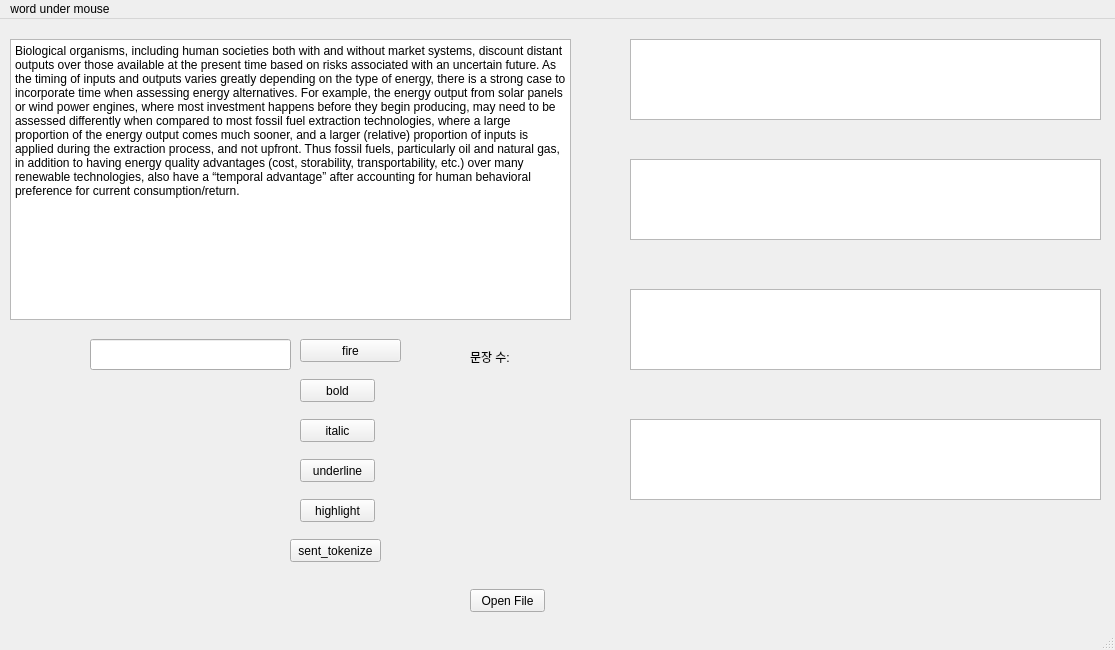
<?xml version="1.0" encoding="UTF-8"?>
<ui version="4.0">
 <class>MainWindow</class>
 <widget class="QMainWindow" name="MainWindow">
  <property name="geometry">
   <rect>
    <x>0</x>
    <y>0</y>
    <width>1115</width>
    <height>650</height>
   </rect>
  </property>
  <property name="windowTitle">
   <string>MainWindow</string>
  </property>
  <widget class="QWidget" name="centralwidget">
   <widget class="QTextEdit" name="inputText">
    <property name="geometry">
     <rect>
      <x>10</x>
      <y>20</y>
      <width>561</width>
      <height>281</height>
     </rect>
    </property>
    <property name="html">
     <string>&lt;!DOCTYPE HTML PUBLIC &quot;-//W3C//DTD HTML 4.0//EN&quot; &quot;http://www.w3.org/TR/REC-html40/strict.dtd&quot;&gt;
&lt;html&gt;&lt;head&gt;&lt;meta name=&quot;qrichtext&quot; content=&quot;1&quot; /&gt;&lt;style type=&quot;text/css&quot;&gt;
p, li { white-space: pre-wrap; }
&lt;/style&gt;&lt;/head&gt;&lt;body style=&quot; font-family:'Gulim'; font-size:9pt; font-weight:400; font-style:normal;&quot;&gt;
&lt;p style=&quot; margin-top:0px; margin-bottom:0px; margin-left:0px; margin-right:0px; -qt-block-indent:0; text-indent:0px;&quot;&gt;Biological organisms, including human societies both with and without market systems, discount distant outputs over those available at the present time based on risks associated with an uncertain future. As the timing of inputs and outputs varies greatly depending on the type of energy, there is a strong case to incorporate time when assessing energy alternatives. For example, the energy output from solar panels or wind power engines, where most investment happens before they begin producing, may need to be assessed differently when compared to most fossil fuel extraction technologies, where a large proportion of the energy output comes much sooner, and a larger (relative) proportion of inputs is applied during the extraction process, and not upfront. Thus fossil fuels, particularly oil and natural gas, in addition to having energy quality advantages (cost, storability, transportability, etc.) over many renewable technologies, also have a “temporal advantage” after accounting for human behavioral preference for current consumption/return.&lt;/p&gt;&lt;/body&gt;&lt;/html&gt;</string>
    </property>
   </widget>
   <widget class="QLineEdit" name="fireLine">
    <property name="geometry">
     <rect>
      <x>90</x>
      <y>320</y>
      <width>201</width>
      <height>31</height>
     </rect>
    </property>
   </widget>
   <widget class="QPushButton" name="fireButton">
    <property name="geometry">
     <rect>
      <x>300</x>
      <y>320</y>
      <width>101</width>
      <height>23</height>
     </rect>
    </property>
    <property name="text">
     <string>fire</string>
    </property>
   </widget>
   <widget class="QPushButton" name="openFileButton">
    <property name="geometry">
     <rect>
      <x>470</x>
      <y>570</y>
      <width>75</width>
      <height>23</height>
     </rect>
    </property>
    <property name="text">
     <string>Open File</string>
    </property>
   </widget>
   <widget class="QPushButton" name="boldButton">
    <property name="geometry">
     <rect>
      <x>300</x>
      <y>360</y>
      <width>75</width>
      <height>23</height>
     </rect>
    </property>
    <property name="text">
     <string>bold</string>
    </property>
   </widget>
   <widget class="QPushButton" name="italicButton">
    <property name="geometry">
     <rect>
      <x>300</x>
      <y>400</y>
      <width>75</width>
      <height>23</height>
     </rect>
    </property>
    <property name="text">
     <string>italic</string>
    </property>
   </widget>
   <widget class="QPushButton" name="underlineButton">
    <property name="geometry">
     <rect>
      <x>300</x>
      <y>440</y>
      <width>75</width>
      <height>23</height>
     </rect>
    </property>
    <property name="text">
     <string>underline</string>
    </property>
   </widget>
   <widget class="QPushButton" name="sentTokenizeButton">
    <property name="geometry">
     <rect>
      <x>290</x>
      <y>520</y>
      <width>91</width>
      <height>23</height>
     </rect>
    </property>
    <property name="text">
     <string>sent_tokenize</string>
    </property>
   </widget>
   <widget class="QPushButton" name="highlightButton">
    <property name="geometry">
     <rect>
      <x>300</x>
      <y>480</y>
      <width>75</width>
      <height>23</height>
     </rect>
    </property>
    <property name="text">
     <string>highlight</string>
    </property>
   </widget>
   <widget class="QTextEdit" name="givenText">
    <property name="geometry">
     <rect>
      <x>630</x>
      <y>20</y>
      <width>471</width>
      <height>81</height>
     </rect>
    </property>
   </widget>
   <widget class="QTextEdit" name="firstText">
    <property name="geometry">
     <rect>
      <x>630</x>
      <y>140</y>
      <width>471</width>
      <height>81</height>
     </rect>
    </property>
   </widget>
   <widget class="QTextEdit" name="secondText">
    <property name="geometry">
     <rect>
      <x>630</x>
      <y>270</y>
      <width>471</width>
      <height>81</height>
     </rect>
    </property>
   </widget>
   <widget class="QTextEdit" name="ThirdText">
    <property name="geometry">
     <rect>
      <x>630</x>
      <y>400</y>
      <width>471</width>
      <height>81</height>
     </rect>
    </property>
   </widget>
   <widget class="QLabel" name="label">
    <property name="geometry">
     <rect>
      <x>470</x>
      <y>330</y>
      <width>81</width>
      <height>16</height>
     </rect>
    </property>
    <property name="text">
     <string>문장 수:</string>
    </property>
   </widget>
  </widget>
  <widget class="QMenuBar" name="menubar">
   <property name="geometry">
    <rect>
     <x>0</x>
     <y>0</y>
     <width>1115</width>
     <height>21</height>
    </rect>
   </property>
   <widget class="QMenu" name="menuword_under_mouse">
    <property name="title">
     <string>word under mouse</string>
    </property>
   </widget>
   <addaction name="menuword_under_mouse"/>
  </widget>
  <widget class="QStatusBar" name="statusbar"/>
 </widget>
 <resources/>
 <connections/>
</ui>
